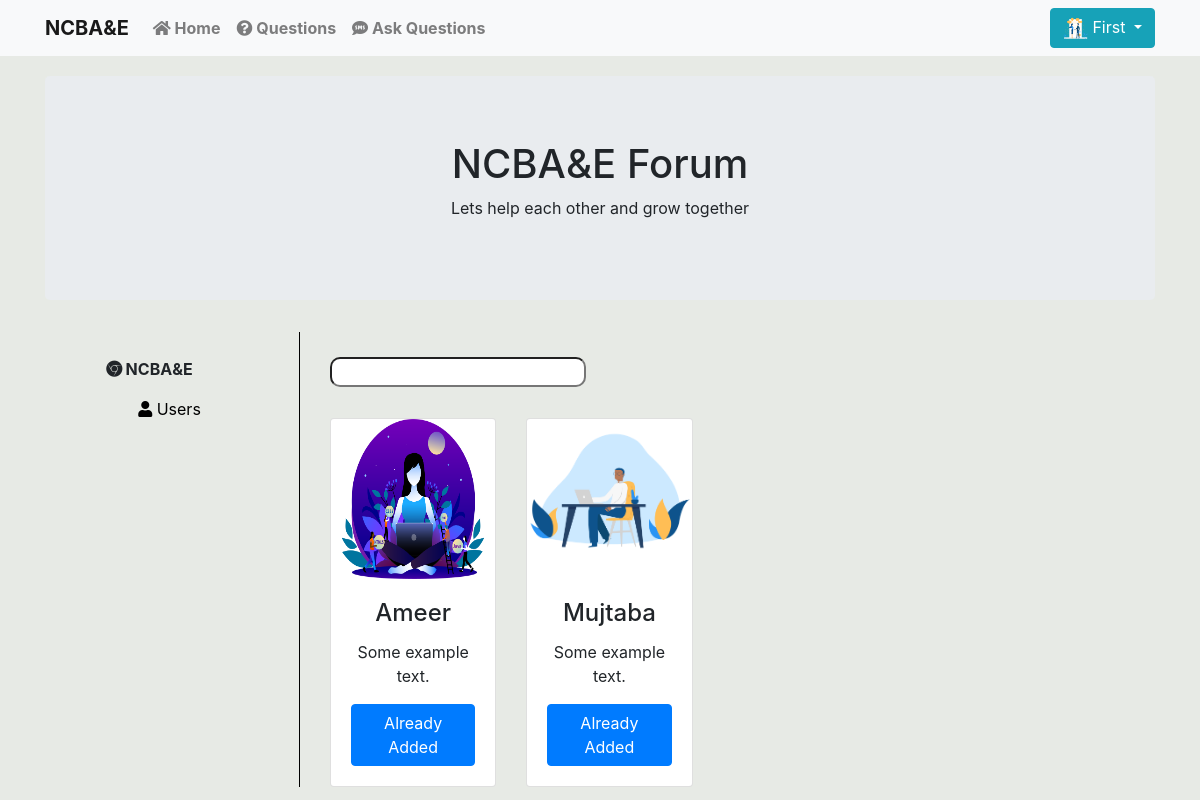
The page /Main/users.php (signed in) on the database its author committed.
### tables this page shows
CREATE TABLE `tbluser` (
  `user_Id` int(11) NOT NULL,
  `fname` varchar(255) DEFAULT NULL,
  `lname` varchar(255) DEFAULT NULL,
  `gender` varchar(255) DEFAULT NULL,
  `email` varchar(255) NOT NULL,
  `profile_pic` varchar(255) DEFAULT 'avatar.jpg',
  `password` varchar(255) NOT NULL
);

### Main/users.php (the view, shortened to what this page needs)
<?php
include '../functions/db.php';
if (isset($_SESSION['username'])) {
$username = $_SESSION['username'];
$profile = $_SESSION['profile'];
$current_user = $_SESSION['user_Id'];
}
$query = "SELECT * FROM `tbluser` WHERE user_Id <> $current_user ";
$result = $con->query($query);
if($result->num_rows > 0){
  $any_user = 1;
}
else
{
  $any_user = 0;
}
?>
<!DOCTYPE html>
<html>
<head>
	<link rel="stylesheet" type="text/css" href="../css/global.css">
  <link rel="stylesheet" href="https://maxcdn.bootstrapcdn.com/bootstrap/4.4.1/css/bootstrap.min.css">
  <link rel="stylesheet" href="https://use.fontawesome.com/releases/v5.7.0/css/all.css">
</head>
<body>
<nav class="navbar navbar-expand-md bg-light navbar-light">
        <div class="container">
  <a class="navbar-brand" href="index.php"><b>NCBA&E</b></a>
  <div class="collapse navbar-collapse" id="collapsibleNavbar">
    <ul class="navbar-nav">
      <li class="nav-item">
        <a class="nav-link " href="index.php"><i class="fas fa-home"></i> Home</a>
      </li>
      <li class="nav-item">
        <a class="nav-link" href="questions_page.php"><i class="fas fa-question-circle"></i> Questions</a>
      </li>
      <li class="nav-item">
        <a class="nav-link " href="ask_question.php"><i class="fas fa-sms"></i> Ask Questions</a>
      </li>
    </ul>
    <ul class="nav navbar-right ml-auto">
         <?php if(isset($_SESSION['user_Id'])):  ?>
        <li class="nav-item">
    <div class="dropdown">
        <button type="button" class="btn btn-info dropdown-toggle" data-toggle="dropdown">
           <img src="<?= $profile ?>" style="width: 25px;height: 25px;">
           <?= $username ?>
        </button>
    </div>
     </li>
        <?php else: ?>
        <li class="nav-item"><a class="nav-link"><i class="fas fa-sign-in-alt"></i> signin</a></li>
        <li class="nav-item"><a class="nav-link"><i class="fas fa-user-plus"></i> signup</a></li>
    <?php endif; ?>
    </ul>
  </div>
</div>
</nav>
<div class="container">
<div class="jumbotron" style="text-align: center;margin-top: 20px;">
  <h1>NCBA&E Forum</h1>
  <p>Lets help each other and grow together</p>
</div>
</div>
<div class="container-fluid">
  <div class="row">
    <div class="col-md-3 fixed-left" id="side-bar">
      <p style="font-weight: bold;"><i class="fab fa-chrome"></i> NCBA&E</p>
      <ul id="left-ul">
        <li><a href="users.php"><i class="fas fa-user active"></i> Users</a></li>
      </ul>
    </div>
    <div class="col-md-8" id="user-area">
      <div class="row">
        <div class="col-md-12">
          <div class="form-group">
        <input type="text" name="search" id="search">
      </div>
      </div>
      </div>
      <div class="row">
        <div class="col-md-12">
          <div class="row search-user">
            <?php if($any_user == 1):
              while($row = $result->fetch_assoc()):
              extract($row);
              $if_any = $con->query("SELECT * FROM chats WHERE (sender_id = $current_user AND receiver_id = $user_Id) OR (sender_id = $user_Id AND receiver_id = $current_user)");
             ?>
             <div class="col-md-3" style="text-align: center;">
              <div class="card" style="width:100%;margin-top: 15px;">
                <img class="card-img-top" src="<?= $profile_pic ?>" alt="Card image" style="height: 160px;width: 100%;">
                <div class="card-body">
                  <h4 class="card-title"><?= $fname ?></h4>
                  <p class="card-text">Some example text.</p>
                  <?php if($if_any->num_rows > 0): ?>
                  <button  class="btn btn-primary">Already Added</button>
                  <?php else: ?>
                  <button  class="btn btn-primary" value="<?= $user_Id  ?>" onclick="execu(this.value)" >Start Chat</button>
                <?php endif; ?>
                </div>
              </div>
           </div>
           <?php endwhile;?>
           <?php else: ?>
           <div>
             <h2>No Users Found</h2>
           </div>
         <?php endif; ?>
          </div>
        </div>
      </div>
    </div>
  </div>
</div>
</body>
</html>

### css/global.css (style rules this page uses)
body { background-color: #eee; }

### Main/users.php (style rules this page uses)
body { background-color: #e7eae5; }
li.nav-item { font-weight: bold; }
#left-ul { list-style: none; }
#left-ul li { margin-top: 15px; }
#left-ul li a { color: black; }
#side-bar { padding:25px; text-align: center; border-right: 1px solid black; }
#user-area { padding-top: 25px; padding-left: 30px; }
#search { border-radius: 10px; }

### rows shown on the page
tbluser: profile_pic (picture), fname "Ameer"
tbluser: profile_pic (picture), fname "Mujtaba"

### other values the page prints
$username "First"
